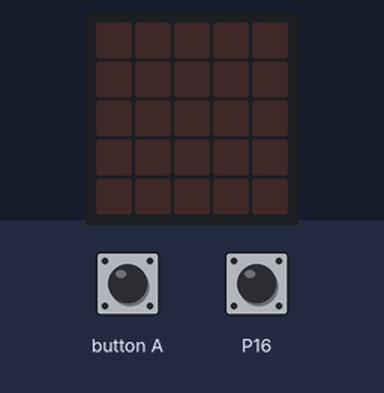
A program run on a simulated BBC micro:bit (MakeCode). Parts: the board's 5×5 LED display. The inputs (shaded band) are chosen by the test bench; at power-on: P16 LOW.

Above: at 1.2 s.
1.3 s: P16 pulled HIGH for 0.15 s
At 2.1 s:
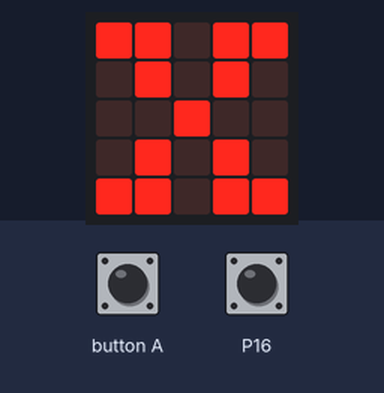
2.9 s: button A pressed for 0.15 s
At 3.3 s:
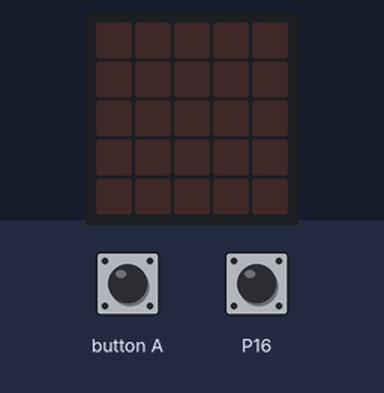
4.5 s: P16 pulled HIGH for 1 s
At 5.8 s:
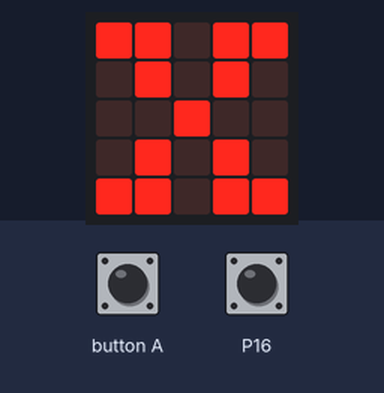
7.0 s: button A pressed for 1 s
At 7.8 s:
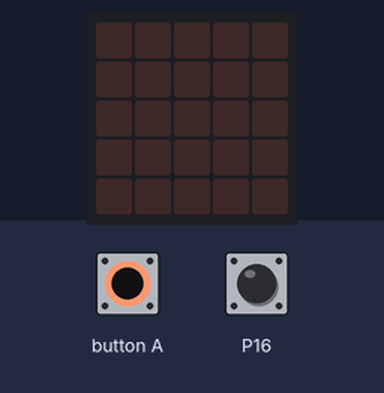
Timing chart, 0 to 10.0 s (numbered marks = the images above; inputs shaded):
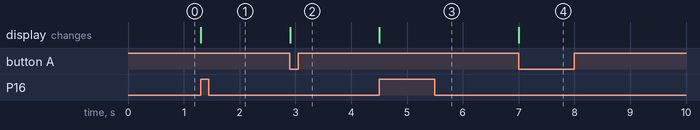

The program:

main.ts
```typescript
let alarme = 0
basic.forever(function () {
    alarme = pins.digitalReadPin(DigitalPin.P16)
    if (alarme == 1) {
        basic.showLeds(`
            # # . # #
            . # . # .
            . . # . .
            . # . # .
            # # . # #
            `)
    } else if (input.buttonIsPressed(Button.A)) {
        basic.showLeds(`
            . . . . .
            . . . . .
            . . . . .
            . . . . .
            . . . . .
            `)
    }
})
```

test.ts
```typescript
// les tests vont ici ; cela ne sera pas compilé si ce paquet est utilisé en tant qu'extension.
```

Measured:
- after the input at 1.3 s, the display: changes at once (image 1)
- after the input at 2.9 s, the display: changes at once (image 2)
- after the input at 4.5 s, the display: changes at once (image 3)
- after the input at 7.0 s, the display: changes at once (image 4)
